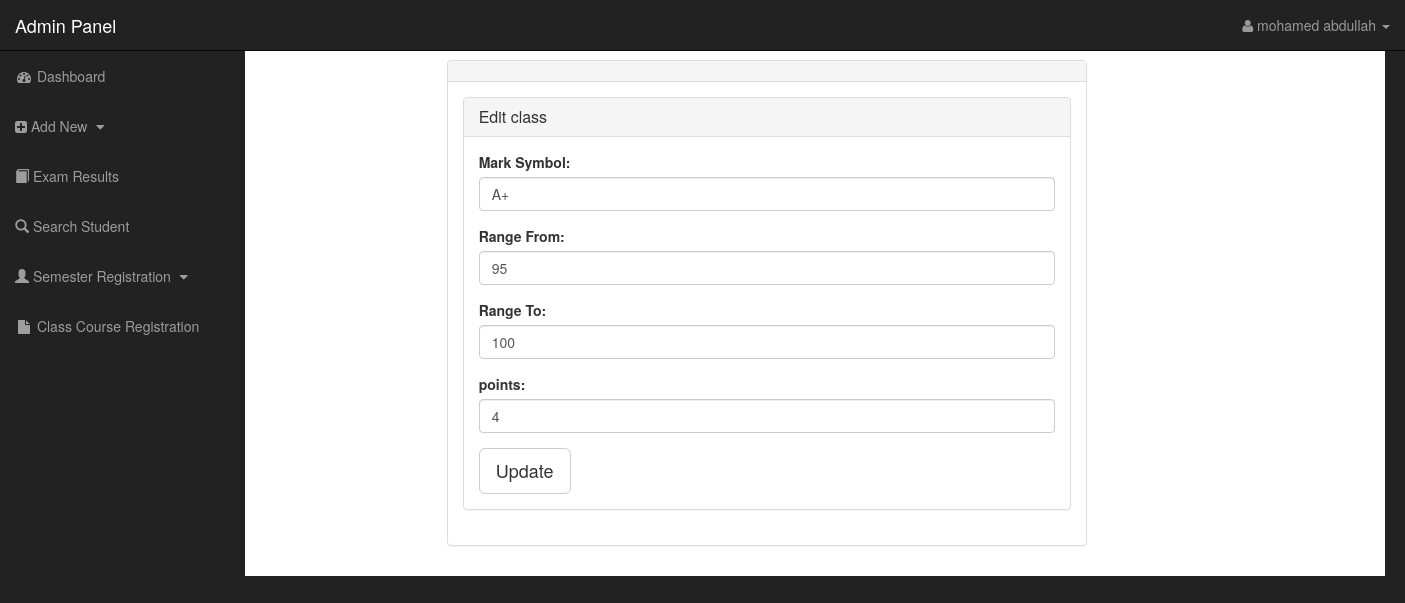
Page /admin/edit_mark_form.php?mark_id=11 (signed in) on the committed database.
### tables this page shows
CREATE TABLE IF NOT EXISTS `mark` (
  `mark` varchar(5) NOT NULL,
  `fromm` tinyint(4) NOT NULL,
  `too` tinyint(4) NOT NULL,
  `points` float DEFAULT NULL,
`mark_id` int(11) NOT NULL,
  `mark_group_id` int(11) NOT NULL
);

### includes/functions.php (called while the page is built, shortened)
<?php
$conn = new mysqli('localhost','root','','exam_res');
function get_all_marks_by_id($id){
    global $conn;
    $result=$conn->query("select * from mark WHERE mark_id = $id ORDER BY mark");
    return $result;
}

### public/admin/edit_mark_form.php (the view, shortened to what this page needs)
<?php require_once('../../includes/layout/header.php');
require_once('../../includes/functions.php');
admin_confirm_logged_in();?>
<?php require_once('../../includes/layout/nav.php');?>
<?php
if (isset($_REQUEST['mark_id'])){
    $result=get_all_marks_by_id($_REQUEST['mark_id']);
    while($mark=$result->fetch_assoc()){
        $mark_name=$mark['mark'];
        $fromm=$mark['fromm'];
        $too=$mark['too'];
        $points=$mark['points'];
    }
}
?>
<div class="container">
    <div id="page-wrapper">
        <div class="row">
            <div class="col-md-2"></div>
            <div class="col-md-7">
                <div class="panel panel-default">
                    <div class="panel-heading"><h3 class="panel-title"></h3></div>
                    <div class="panel-body">
                        <div class="panel panel-default">
                            <div class="panel-heading"><h3 class="panel-title">Edit class</h3></div>
                            <div class="panel-body">
                                <form role="form">
                                    <div class="form-group">
                                        <label for="txt_class_name">Mark Symbol:</label>
                                        <input type="text" class="form-control" id="txt_class_name" value="<?php if(isset($mark_name)){echo $mark_name;} ?>" placeholder="A+ / B / C" name="txt_edit_mrk" required>
                                    </div>
                                    <div class="form-group">
                                        <label for="txt_range_from">Range From:</label>
                                        <input type="text" class="form-control" id="txt_range_from" value="<?php if(isset($fromm)){echo $fromm;} ?>" placeholder="90 / 80 / 70" name="txt_edit_from" required>
                                    </div>
                                    <div class="form-group">
                                        <label for="txt_range_to">Range To:</label>
                                        <input type="text" class="form-control" id="txt_range_to" value="<?php if(isset($too)){echo $too;} ?>" placeholder="90 / 80 / 7" name="txt_edit_to" required>
                                    </div>
                                    <div class="form-group">
                                        <label for="txt_mrk_points">points:</label>
                                        <input type="text" class="form-control" id="txt_mrk_points" value="<?php if(isset($points)){echo $points;} ?>" placeholder="4 / 4.5 / 3.5" name="txt_edit_points" required>
                                    </div>
                                    <button type="submit" name="submit_edit_mrk" class="btn btn-default btn-lg">Update</button>
                                </form>
                            </div>
                        </div>
                    </div>
                </div>
            </div>
        </div>
    </div>
</div>
<?php require_once('../../includes/layout/footer.php');?>

### public/css/sb-admin.css (style rules this page uses)
body { margin-top: 100px; background-color: #222; }
@media (min-width:768px) { body { margin-top: 50px; } }
#page-wrapper { width: 100%; padding: 0; background-color: #fff; }
@media (min-width:768px) { #page-wrapper { padding: 10px; } }

### rows in the picture
mark: txt_edit_mrk "A+", txt_edit_from "95", txt_edit_to "100", txt_edit_points "4"

### other values in the picture
$_SESSION['full_name'] "mohamed abdullah"
